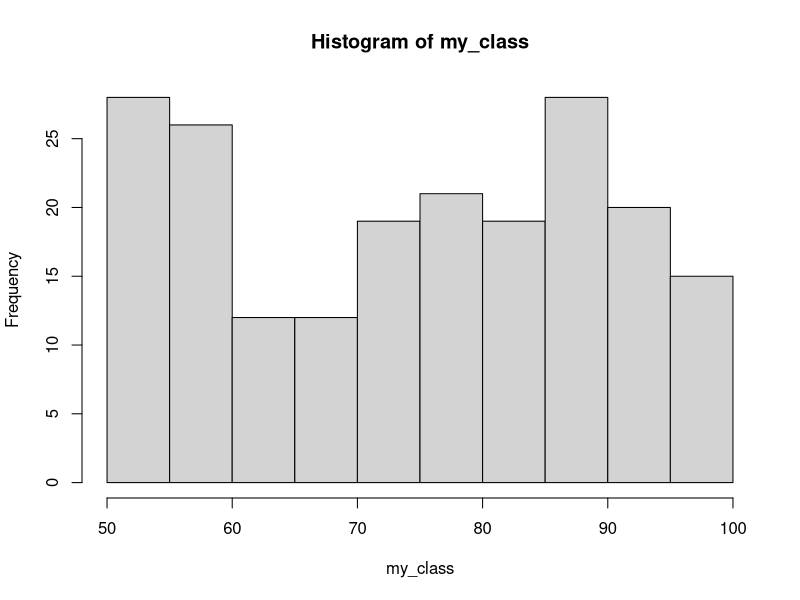
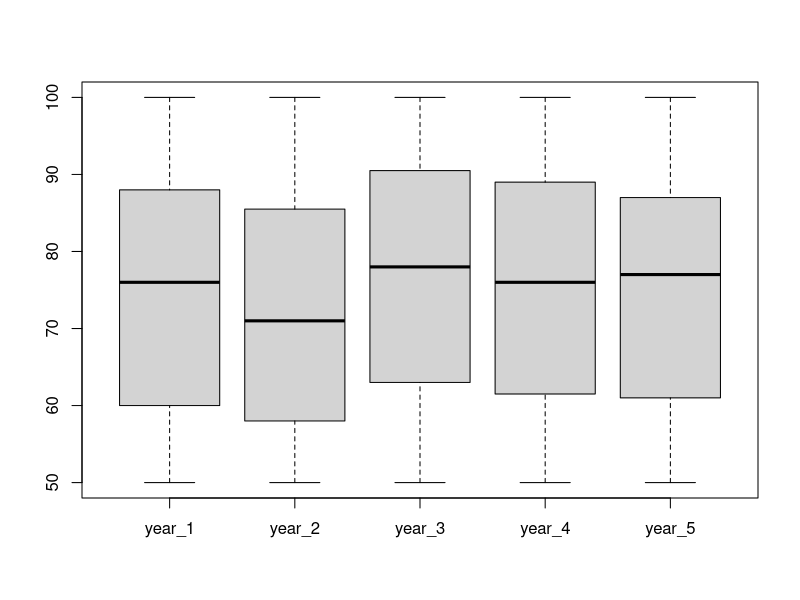

The R source for these figures, in order:
#' Construct mandatory data
me <- 89
other_199 <- sample(50:100, 199, replace=!0)
previous_4 <- matrix(sample(50:100, 4 * 200, replace=!0), ncol=4)
my_class <- c(me, other_199)
last_5 <- cbind(my_class, previous_4)
nms <- paste0("year_", 1:5)
colnames(last_5) <- nms
##################################################################

# Build histogram of my_class
hist(my_class)

# Generate summary of last_5
summary(last_5)

# Build boxplot of last_5
boxplot(last_5)